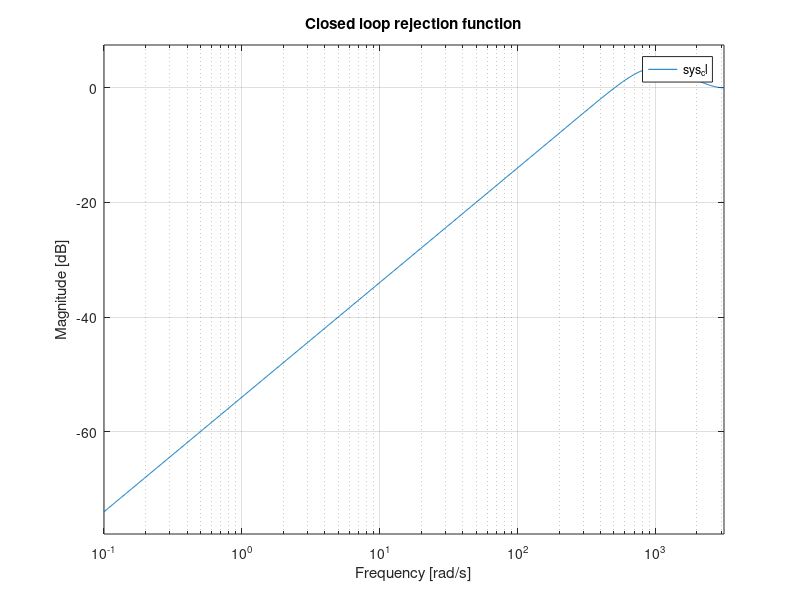
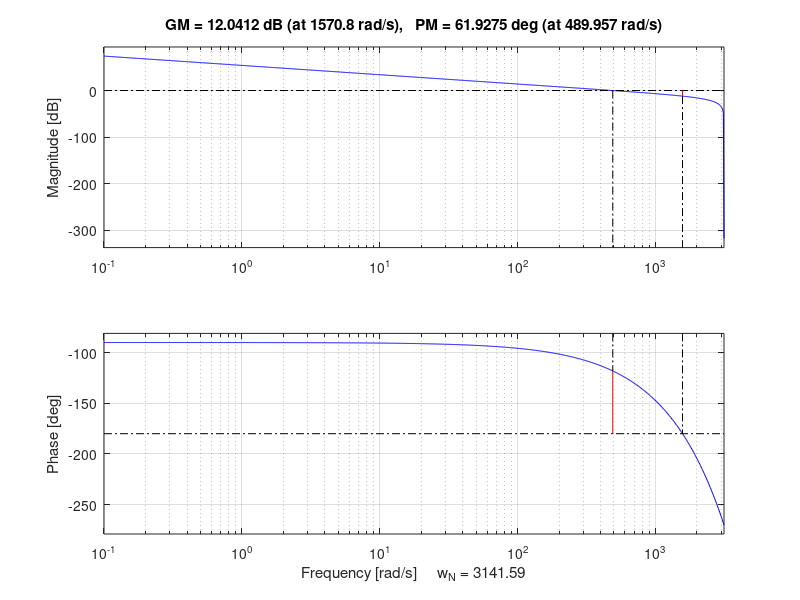

MATLAB code for these plots, in order: (Note: this script raises an error after producing the figures.)

fs = 1000; % sampling frequency
gain = 0.5; % integrator gain
RTC_delai = 1; % number of RTC delay frames 

K = tf([gain,0],[1,-1],1/fs); % integrator transfer function

dummy = zeros(1,1+RTC_delai);
dummy(1) = 1;
RTC = tf([1],dummy,1/fs); % RTC transfer function

WFS = tf([1,1],[2,0],1/fs); % WFS transfer function


sys_ol = WFS*RTC*K; % open loop transfer function
sys_cl = feedback(1,sys_ol); % closed loop transfer function

disp(['Eigenvalues closed-loop : ',...
    num2str(max(abs(eig(sys_cl)))), ' (stable if < 1)'])  

figure()
bodemag(sys_cl)
title('Closed loop rejection function')
grid on

% Open loop bode with margins
figure()
margin(sys_ol)


figure()
h = pzplot(sys_cl);
title('Closed loop zeros and poles')
% grid on

figure()
nyquist(sys_ol)
title('Open loop Nyquist')
